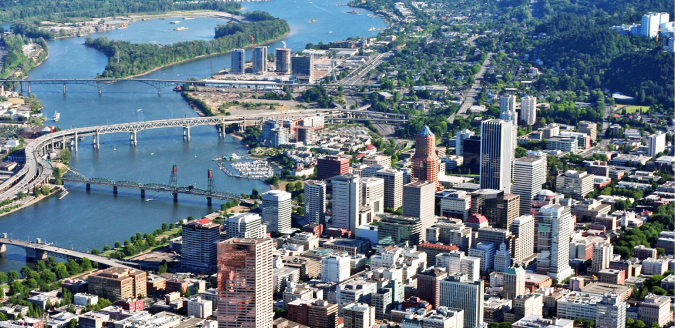
#> input picture 12_Image_Transformation/portland.jpg, 675 x 328 px
$ python trans.py
#> lines starting #> are read from the running program, lines starting #| are printed output that depends on the picture
# -*- coding: cp1252 -*-
import cv2
import numpy as np

img = cv2.imread('portland.jpg', 0)
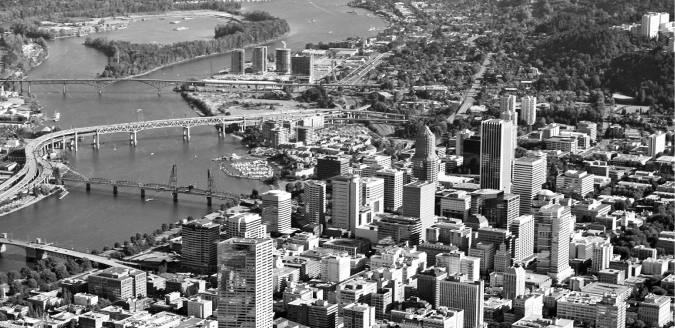
#> img: shape (328, 675); min 0, max 255, mean 117.9
cv2.imshow("original", img)

#interpolation methods:

#INTER_NEAREST - a nearest-neighbor interpolation
#INTER_LINEAR - a bilinear interpolation (used by default)
#INTER_AREA - resampling using pixel area relation. A preferred method for image decimation, as it gives moire’-free results.
#INTER_CUBIC - a bicubic interpolation over 4x4 pixel neighborhood
#INTER_LANCZOS4 - a Lanczos interpolation over 8x8 pixel neighborhood

#scale down
res = cv2.resize(img,None,fx=0.5, fy=0.5, interpolation = cv2.INTER_AREA)
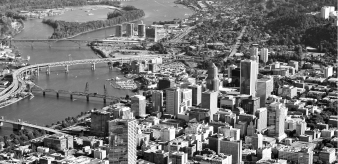
#> res: shape (164, 338); min 1, max 255, mean 118.1
cv2.imshow("half", res)

#scale up
height, width = img.shape[:2]
#> height = 328; width = 675
res = cv2.resize(img,(300, 150), interpolation = cv2.INTER_CUBIC)
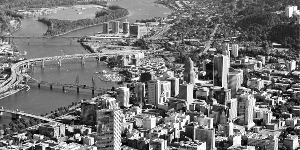
#> res: shape (150, 300); min 0, max 255, mean 117.8
cv2.imshow("300x150", res)

#translation
rows,cols = img.shape
#> rows = 328; cols = 675
x =5000
y =200
translation_matrix = np.float32([[1,0,100],[0,1,50]])
translation = cv2.warpAffine(img,translation_matrix,(cols,rows))
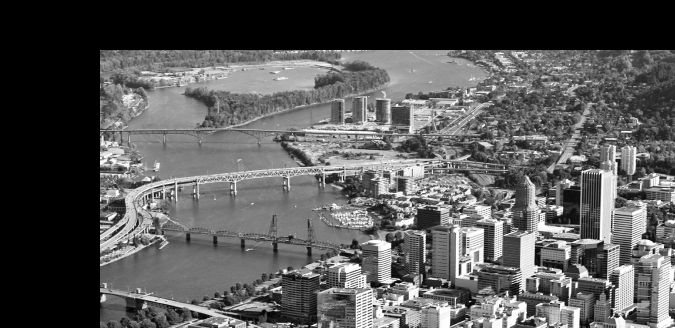
#> translation: shape (328, 675); min 0, max 255, mean 87.9
cv2.imshow('translation',translation)

#rotation
rows,cols = img.shape
M = cv2.getRotationMatrix2D((cols/2,rows/2),90,1)
rotation = cv2.warpAffine(img,M,(cols,rows))
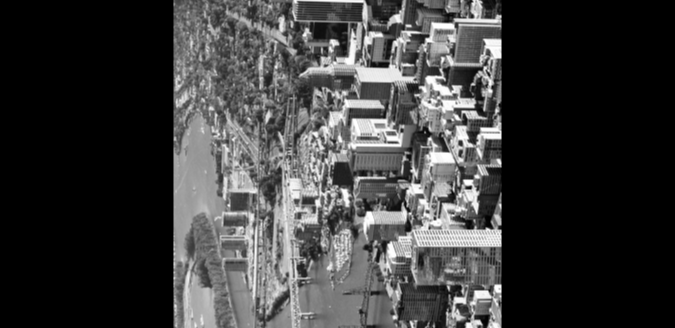
#> rotation: shape (328, 675); min 0, max 255, mean 58.7
cv2.imshow('rotation',rotation)

cv2.waitKey(0)
cv2.destroyAllWindows()
